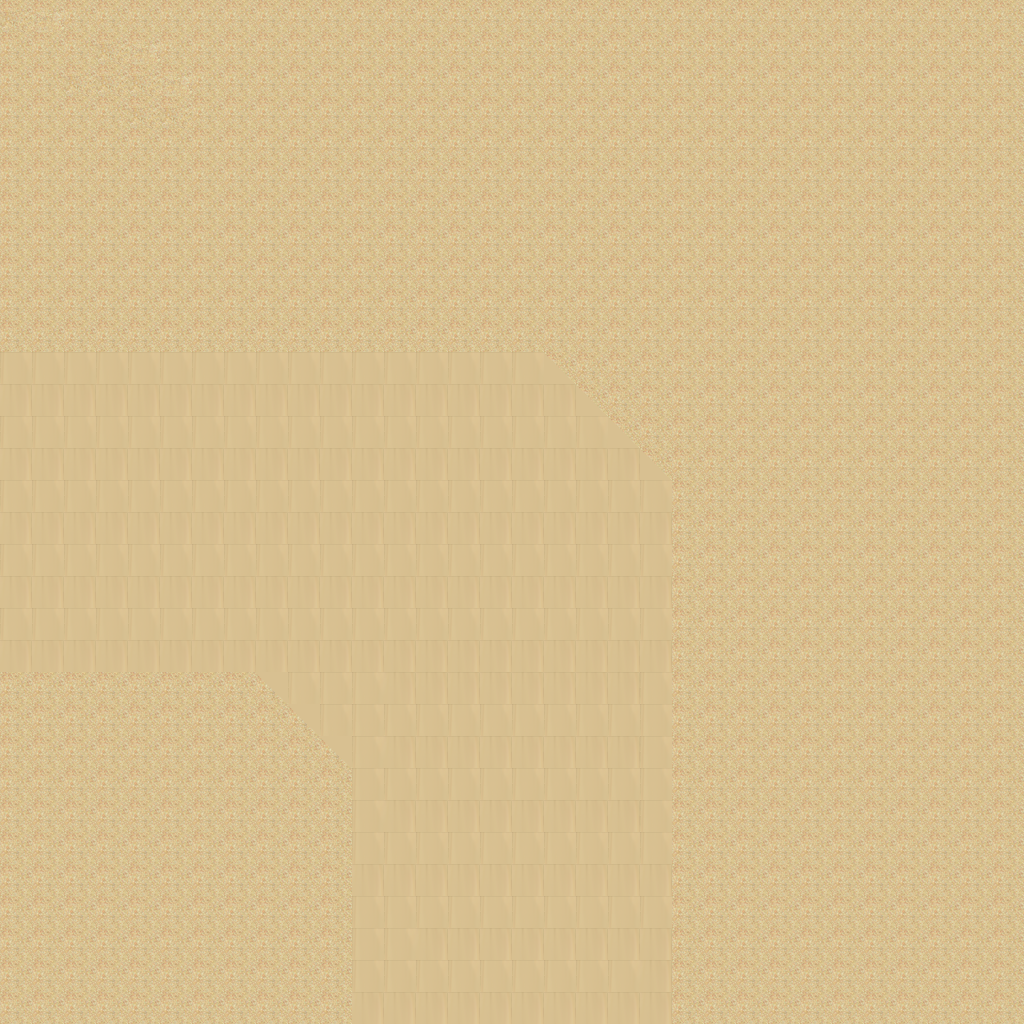

This game map was drawn from its Tiled (.tmx) file and the tilesets committed beside it. A one-line description and the trimmed map source follow:
An orthogonal 32x32 tile map with 32x32 px tiles, 1 tile layer (Tile Layer 1).

<map version="1.0" orientation="orthogonal" renderorder="right-down" width="32" height="32" tilewidth="32" tileheight="32" nextobjectid="1">
 <tileset firstgid="1" name="desert_5" tilewidth="32" tileheight="32" tilecount="48">
  <image source="../Images/map/desert_5.png" width="256" height="192" />
 </tileset>
 <layer name="Tile Layer 1" width="32" height="32">
  <data>[1024 cells, 1024 non-empty, 20 distinct tile ids]</data>
 </layer>
</map>
